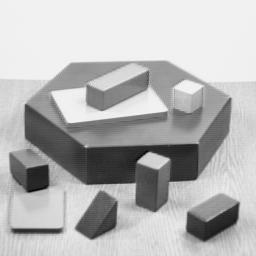
#> input picture 16_feature_detection_and_extraction/simple.jpg, 256 x 256 px
$ python 08_comparison_keypoint_detector.py
#> lines starting #> are read from the running program, lines starting #| are printed output that depends on the picture
import os
import cv2
import numpy as np
from matplotlib import pyplot as plt

# Set the working directory to be the current one
os.chdir(os.path.dirname(os.path.abspath(__file__)))

# Load a gray image
img = cv2.imread('simple.jpg', 0)
#> img is the input picture: shape (256, 256); min 0, max 252, mean 182.8

# SIFT
sift = cv2.xfeatures2d.SIFT_create()
keypoints_sift = sift.detect(img, None)
#> keypoints_sift = 187 keypoints; strongest (x, y, size): (35, 180, 18.6), (154, 161, 12.2), (204, 228, 22), (99, 222, 23.1)
img_sift = cv2.drawKeypoints(img, keypoints_sift, None, color=(255,0,0))
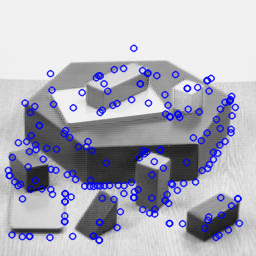
#> img_sift: shape (256, 256, 3); mean of channels 0, 1, 2 188.8, 174.4, 174.4; drawn as B, G, R

# # SURF
# surf = cv2.xfeatures2d.SURF_create(50000)
# keypoints_surf = surf.detect(img, None)
# img_surf = cv2.drawKeypoints(img, keypoints_surf, None, color=(255,0,0))

# FAST
fast = cv2.FastFeatureDetector_create()
keypoints_fast = fast.detect(img, None)
#> keypoints_fast = 431 keypoints; strongest (x, y, size): (139, 162, 7), (86, 146, 7), (168, 159, 7), (47, 165, 7)
img_fast = cv2.drawKeypoints(img, keypoints_fast, None, color=(255,0,0))
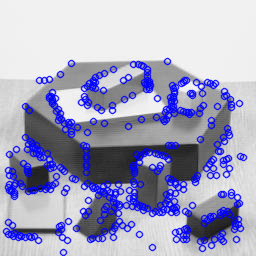
#> img_fast: shape (256, 256, 3); mean of channels 0, 1, 2 194.8, 164.3, 164.3; drawn as B, G, R

# ORB
orb = cv2.ORB_create()
keypoints_orb = orb.detect(img, None)
#> keypoints_orb = 290 keypoints; strongest (x, y, size): (143, 161, 92.6), (140, 161, 53.6), (142, 162, 77.1), (138, 161, 37.2)
img_orb = cv2.drawKeypoints(img, keypoints_orb, None, color=(255,0,0))
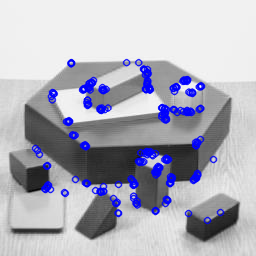
#> img_orb: shape (256, 256, 3); mean of channels 0, 1, 2 188.1, 175.2, 175.2; drawn as B, G, R

# Display results
titles = ['SIFT', 'FAST', 'ORB']
images = [img_sift, img_fast, img_orb]

for i in range(3):
    plt.subplot(1, 3, i+1)
    plt.imshow(cv2.cvtColor(images[i], cv2.COLOR_BGR2RGB))
    plt.title(titles[i])
    plt.xticks([]), plt.yticks([])
plt.show()
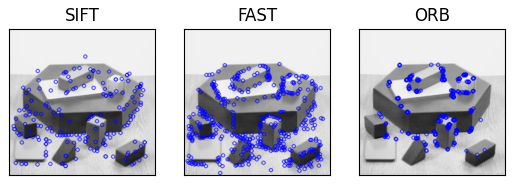
#> figure drawn by matplotlib, 3 panels

$ run again, with 16_feature_detection_and_extraction/fly.jpg copied over 16_feature_detection_and_extraction/simple.jpg
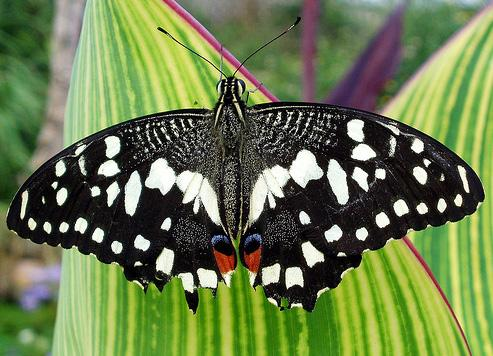
#> input picture 16_feature_detection_and_extraction/fly.jpg, 493 x 356 px
#> keypoints_sift = 1117 keypoints; strongest (x, y, size): (382, 220, 8.9), (422, 208, 7.1), (98, 235, 8.1), (362, 234, 8)
#> keypoints_fast = 4992 keypoints; strongest (x, y, size): (55, 187, 7), (48, 232, 7), (52, 185, 7), (158, 123, 7)
#> `img_fast = cv2.drawKeypoints(img, keypoints_fast, None, color=(255,0,0))`:
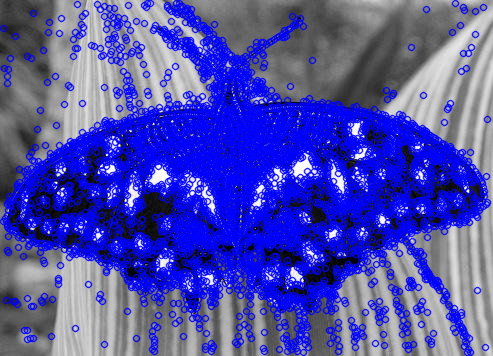
#> img_fast: shape (356, 493, 3); mean of channels 0, 1, 2 174.3, 78.9, 78.9; drawn as B, G, R
#> keypoints_orb = 500 keypoints; strongest (x, y, size): (53, 185, 37.2), (137, 262, 31), (272, 206, 31), (31, 219, 31)
#> `plt.show()`:
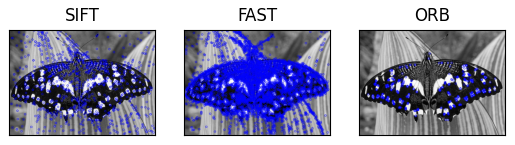
#> figure drawn by matplotlib, 3 panels
